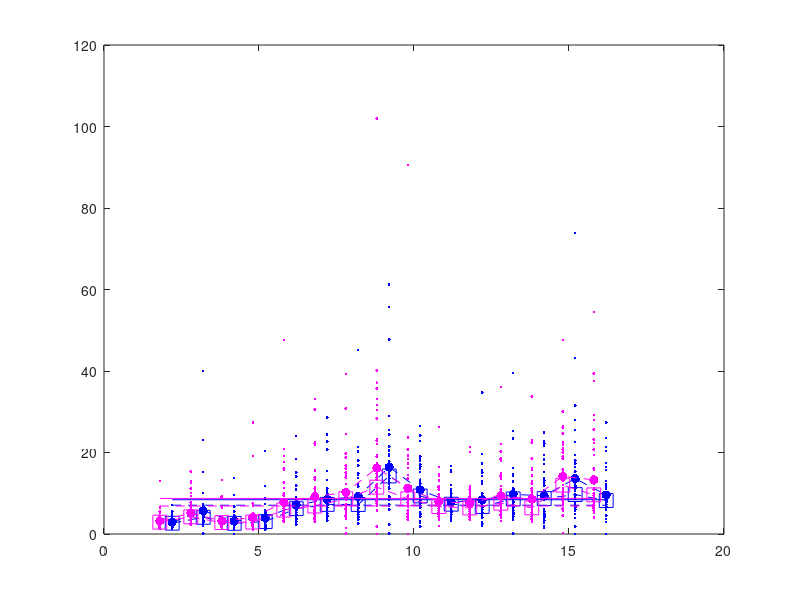

The MATLAB source for this figure:
function [void] = plotData()
%% Final Project: Andrew Gerst

clear all; close all;

try
	load('survey_data.mat');
catch exception
	A = [];
end

numrows = length(A(:,1));
questions = 2:length(A(1,:));
males = find(A(:,1) == 0);
females = find(A(:,1) == 1);
shift = .2;

% Plot Labels
title('Gender vs. Response Time | Male (blue) - Female (magenta)');
xlabel('Question');
ylabel('Response Time (sec)');

function [void] = plotMales(A,questions,males,shift)
if length(males) > 0
    male_data = A(males,2:end);

    % Question Averages
    male_averages = sum(male_data,1) / length(males);
    plot(questions+shift, male_averages, '--b.', 'markersize', 20);

    hold on

    % Question Medians
    male_medians = median(male_data,1);
    plot(questions+shift, male_medians, '--bs', 'markersize', 10)

    % Individual Times
    plot(questions+shift, male_data, '.b');

    % Overall Average
    male_average(1:length(questions)) = sum(male_averages) / length(questions);
    plot(questions+shift, male_average, '-b');

    % Overall Median Average
    male_maverage(1:length(questions)) = sum(male_medians) / length(questions);
    plot(questions+shift, male_maverage, '--b');

end
end

function [void] = plotFemales(A,questions,females,shift)
if length(females) > 0
    female_data = A(females,2:end);

    % Question Averages
    female_averages = sum(female_data,1) / length(females);
    plot(questions-shift, female_averages, '--m.', 'markersize', 20);

    hold on

    % Question Medians
    female_medians = median(female_data,1);
    plot(questions-shift, female_medians, '--ms', 'markersize', 10)

    % Individual Times
    plot(questions-shift, female_data, '.m');

    % Overall Average
    female_average(1:length(questions)) = sum(female_averages) / length(questions);
    plot(questions-shift, female_average, '-m');
    
    % Overall Median Average
    female_maverage(1:length(questions)) = sum(female_medians) / length(questions);
    plot(questions-shift, female_maverage, '--m');
end
end

%% Plot Males
plotMales(A,questions,males,shift)
hold off

%% Plot Females
plotFemales(A,questions,females,shift)
hold off

%% Plot Together
plotMales(A,questions,males,shift)
plotFemales(A,questions,females,shift)

end
